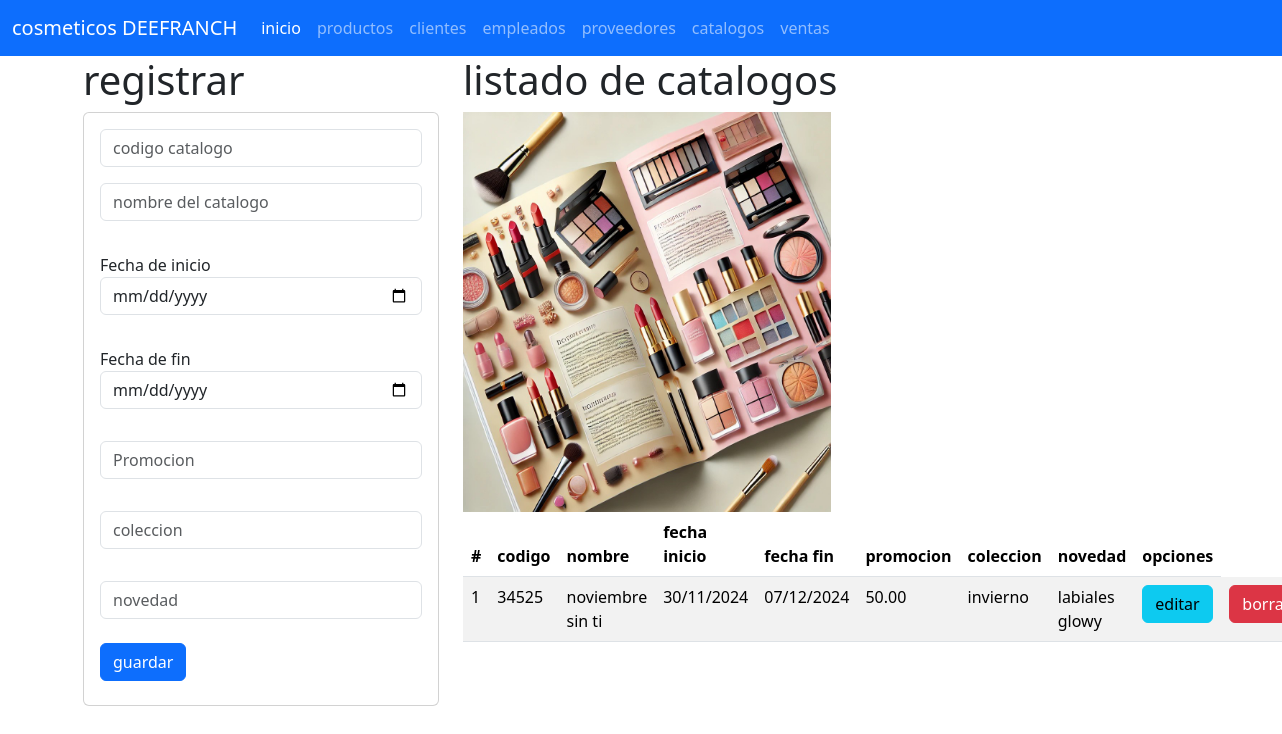
The page /catalogo on the database as committed earlier.
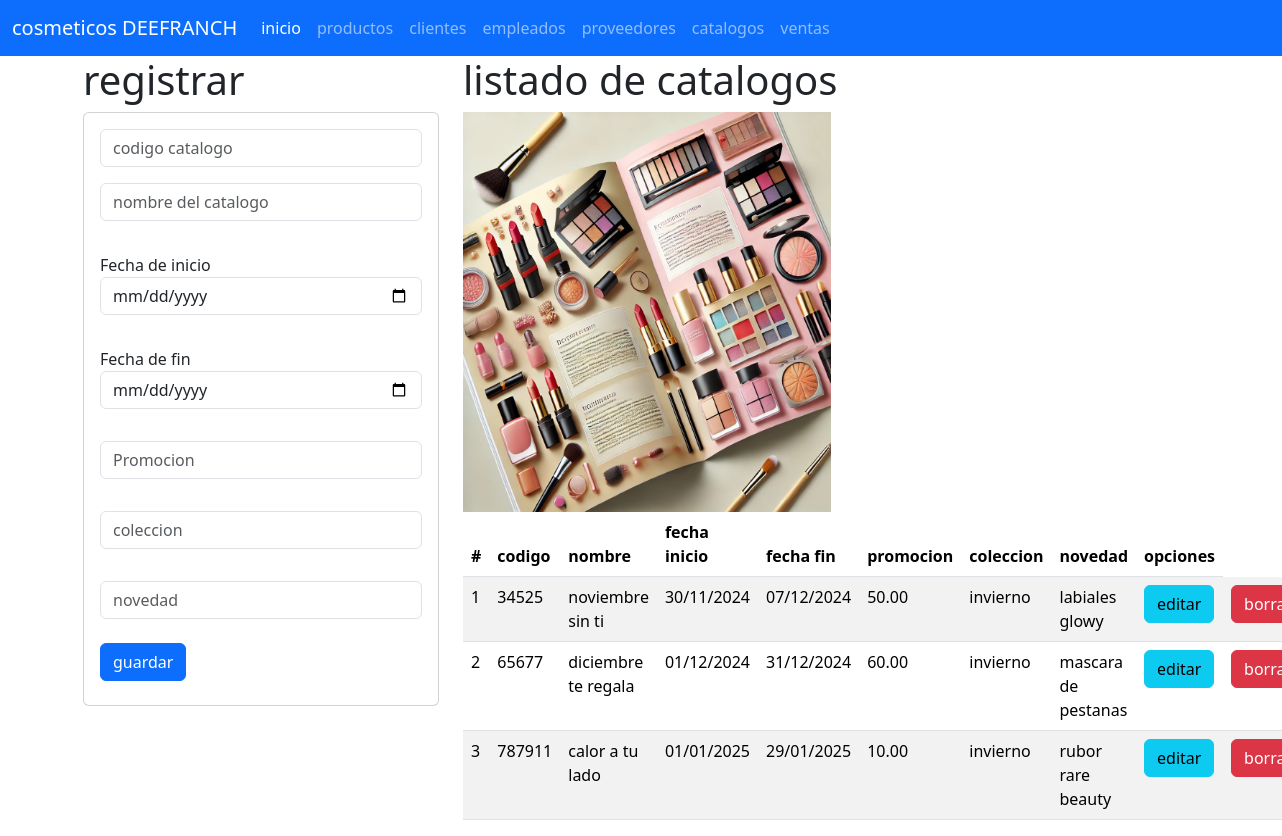
The same page on the database as committed later.
### catalogo_app/models.py (models this page shows, shortened)
class Catalogo(models.Model):
    codigo=models.CharField(primary_key=True,max_length=6)
    fecha_inicio = models.DateField(null=True, blank=True)
    fecha_fin = models.DateField(null=True, blank=True)
    nombre = models.CharField(max_length=100)
    promocion= models.CharField(max_length=100)
    coleccion=models.CharField(max_length=100)
    novedad=models.CharField(max_length=100)

### catalogo_app/views.py (the view)
# urls.py: path("catalogo",views.inicio_catalogo,name="catalogo"),
def inicio_catalogo(request):
    loscata=Catalogo.objects.all()
    return render(request,"gestionarCatalogo.html",{"loscata":loscata})

### catalogo_app/templates/gestionarCatalogo.html (shortened to what this page needs)
{% extends "base.html" %}
{% block cuerpo %}
{% load static %}
<div class="row">
<div class="col-sm-12 col-md-4 col-lg-4 col-xl-4">
<h1>registrar</h1>
    <div class="card">
        <div class="card-body">
            <form action="registrarcatalogo/" method="POST">{% csrf_token %}
                <div class="form-group">
                    <input type="text" id="txtcod" name="txtcod" class="form-control" placeholder="codigo catalogo" minlenght="6" maxLenght="6" required>
                </div>
                <div class="form-group py-3">
                    <input type="text" id="txtnombre" name="txtnombre"class="form-control" placeholder="nombre del catalogo"   maxLenght="100" required>
                </div>
                <div class="form-group py-3">
                    <label for="numfechai">Fecha de inicio</label>
                    <input type="date" id="numfechai" name="numfechai" class="form-control"  required>
                </div>
                <div class="form-group py-3">
                    <label for="numfechaf">Fecha de fin</label>
                    <input type="date" id="numfechaf" name="numfechaf" class="form-control"  required>
                </div>
                <div class="form-group py-3">
                    <input type="text" id="numprom" name="numprom" class="form-control" placeholder="Promocion"   maxLenght="100" required>
                </div>
                <div class="form-group py-3">
                    <input type="text" id="txtcole" name="txtcole" class="form-control" placeholder="coleccion"   maxLenght="100" required>
                </div>
                <div class="form-group py-3">
                    <input type="text" id="txtnew" name="txtnew" class="form-control" placeholder="novedad"   maxLenght="100" required>
                </div>
                <div class="form-group py-2">
                    <button type="submit" class="btn btn-primary">guardar</button>
                </div>
            </form>
        </div>
    </div>
</div>
<div class="col-sm-12 col-md-8 col-lg-8 col-xl-8">
    <h1>
        listado de catalogos
    </h1>
    <img class="w-50" src="{% static 'img/catalogo.jpg' %}" alt="gogo" weight="800" height="400">
        <table class="table table-striped">
            <thead>
            <tr>
                <th scope="col">#</th>
                <th scope="col">codigo</th>
                <th scope="col">nombre</th>
                <th scope="col">fecha inicio</th>
                <th scope="col">fecha fin</th>
                <th scope="col">promocion</th>
                <th scope="col">coleccion</th>
                <th scope="col">novedad</th>
                <th>opciones</th>
            </tr>
            </thead>
            <tbody>
            {% for l in loscata %}
            <tr>
                <td>
                {{forloop.counter}}</td>
                <td>{{l.codigo}}  </td>
                <td>{{l.nombre}}  </td>
                <td>{{l.fecha_inicio|date:"d/m/Y"}}  </td>
                <td>{{l.fecha_fin|date:"d/m/Y"}}  </td>
                <td>{{l.promocion}}  </td>
                <td>{{l.coleccion}}  </td>
                <td>{{l.novedad}}  </td>
                <td><a href="seleccionarcatalogo/{{l.codigo}}" class="btn btn-info">editar</a></td>
                <td><a href="borrarcatalogo/{{l.codigo}}" class="btn btn-danger">borrar</a></td>
            </tr>
            {% endfor %}
            </tbody>
        </table>
{% endblock %}

Rows that differ between the two databases and show on the page:
added Catalogo: codigo "65677", nombre "diciembre te regala", fecha_inicio "01/12/2024", fecha_fin "31/12/2024", promocion "60.00", coleccion "invierno", novedad "mascara de pestanas"
added Catalogo: codigo "787911", nombre "calor a tu lado", fecha_inicio "01/01/2025", fecha_fin "29/01/2025", promocion "10.00", coleccion "invierno", novedad "rubor rare beauty"
